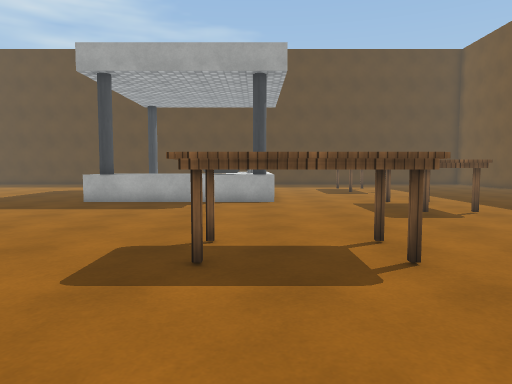
View 1 (above)

24 first-person views from a walk through a Unity game level. The camera is 1.3 m above the floor, tilts 4° down and sees 70° across. The floor is counted in squares, 1 m on a side. Each view is taken from the middle of a square. On the plan, view 1 faces up. The plan holds only what a view shows up to about 15 squares ahead; the rest is blank. The place goes on beyond the plan. The player is left out. Some animated figures are left out. Surface patterns are stand-ins for the level's own textures.

View 2
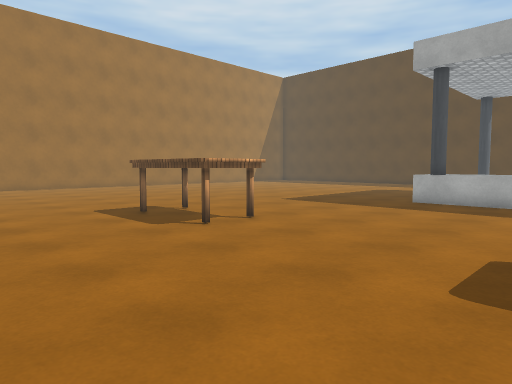

View 3
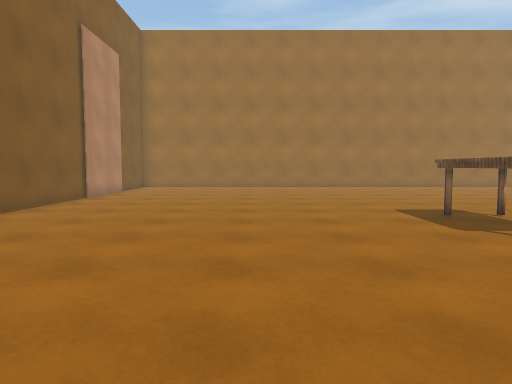

View 4
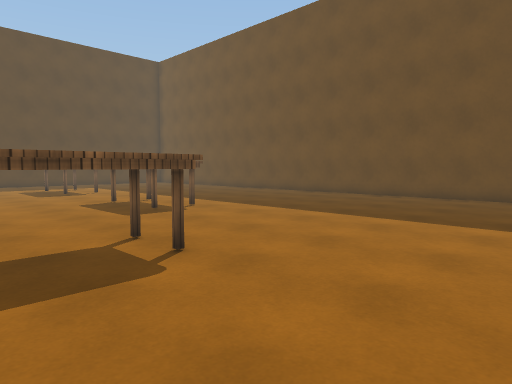

View 5
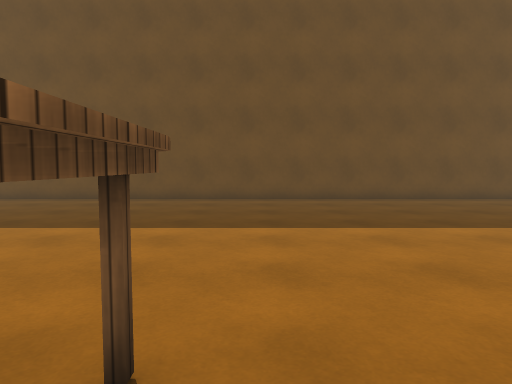

View 6
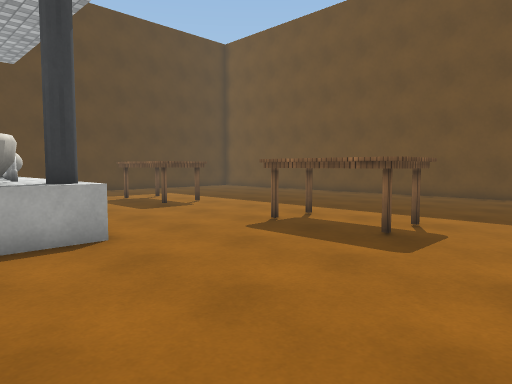

View 7
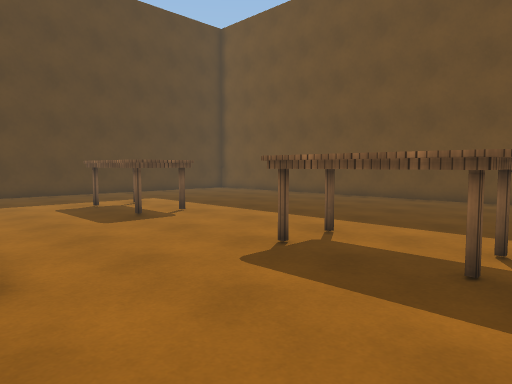

View 8
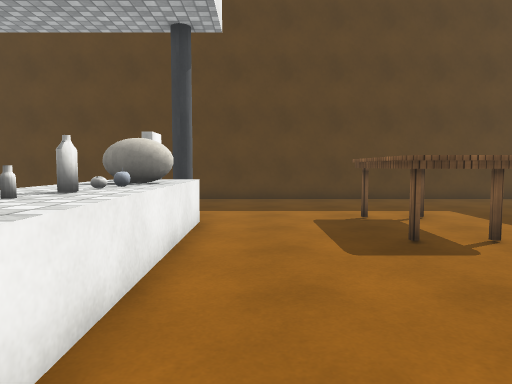

View 9
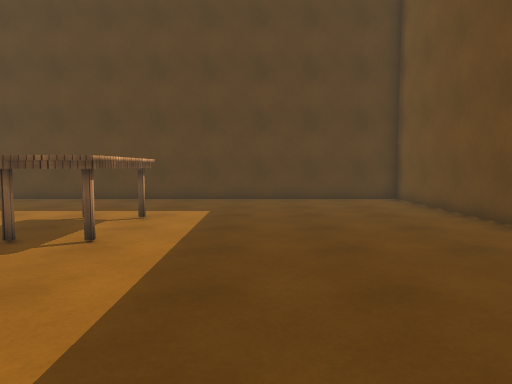

View 10
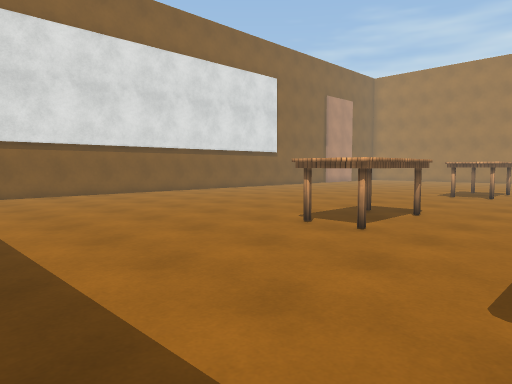

View 11
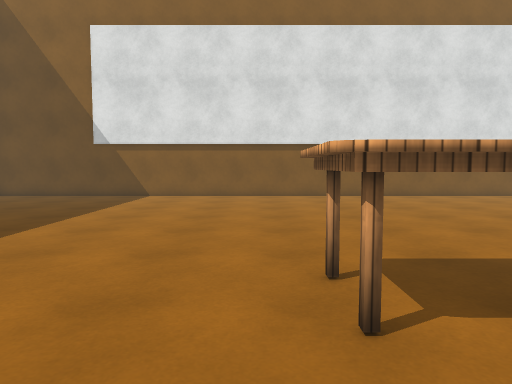

View 12
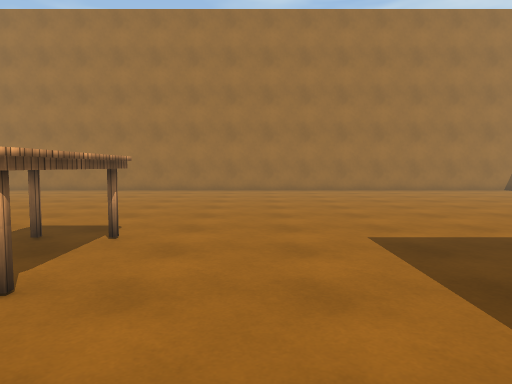

View 13
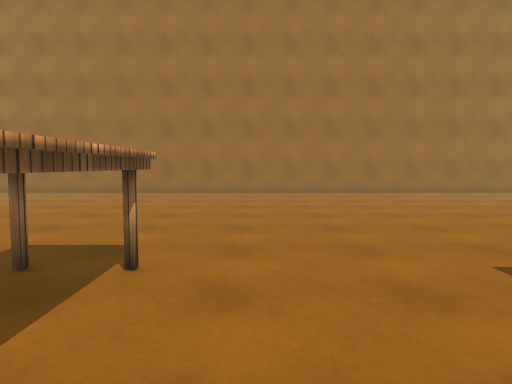

View 14
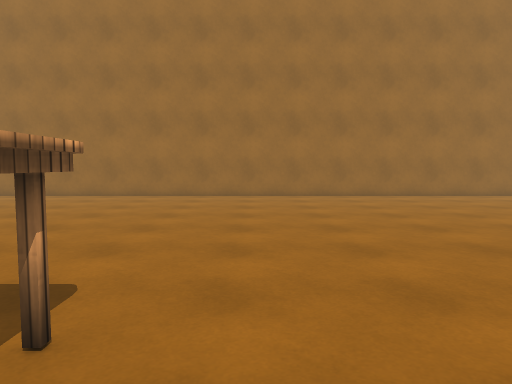

View 15
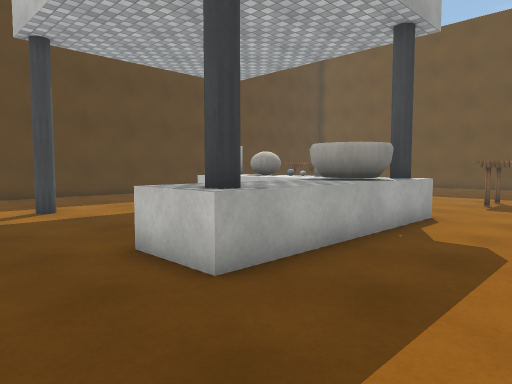

View 16
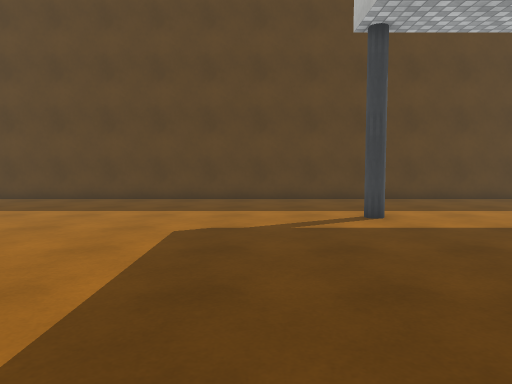

View 17
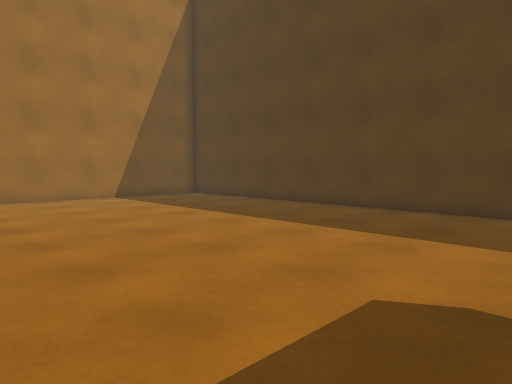

View 18
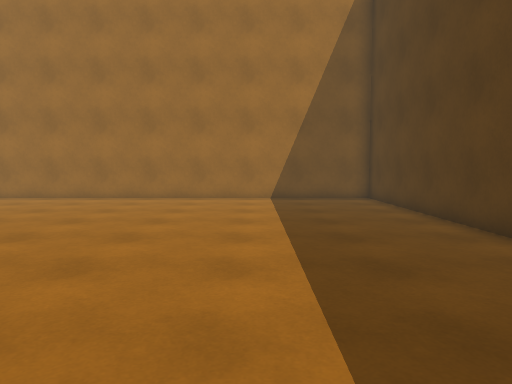

View 19
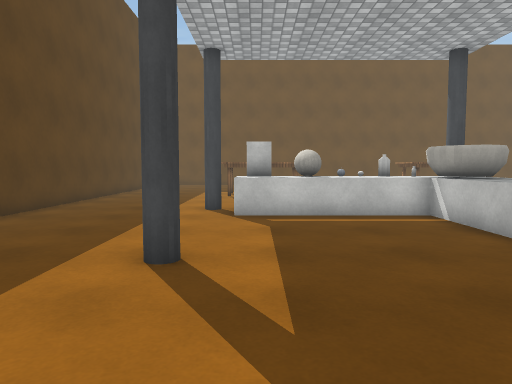

View 20
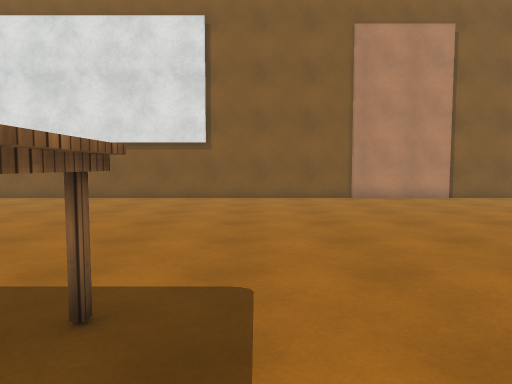

View 21
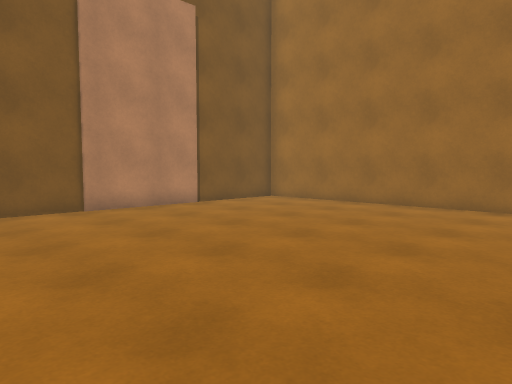

View 22
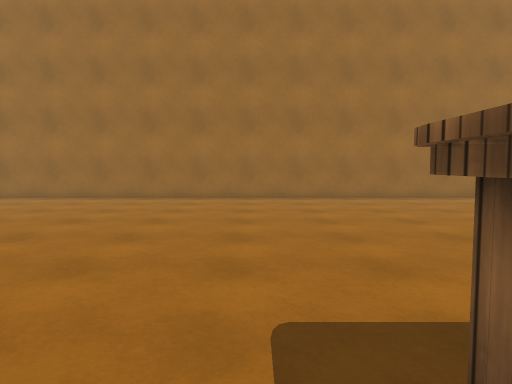

View 23
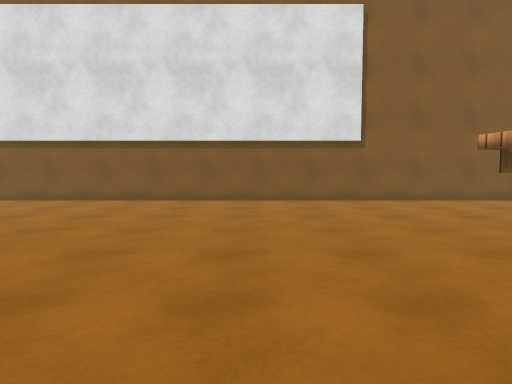

View 24
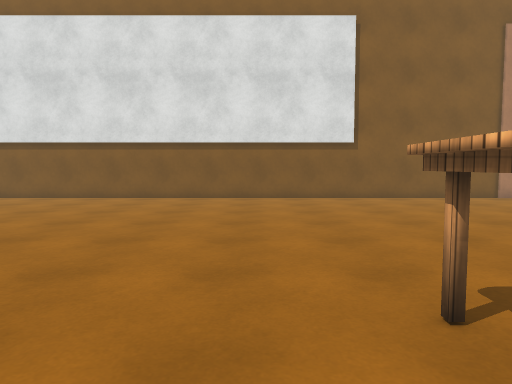

### Floor plan
Points are (right, up) in squares from view 1. A wall is a line through its corners. A room is listed if a view was taken in it or the views show most of it. See-through windows are left out.
Room 1 (views 1, 2, 3, 4, 5, 6, 7, 8, 9, 10, 11, 12, 13, 14, 15, 16, 17, 18, 19, 20, 21, 22, 23, 24)
walls: (14.7, 20) (14.7, 26.6) (-24, 26.6) (-24, -6.5); (-22.5, -7) (6.1, -7); (14.7, -6.4) (14.7, 15.6)
low walls: (-4.5, 15.4) (-2.5, 15.4); (-1.3, 15.4) (-1.3, 17.6); (0.8, 13.4) (-6.3, 13.4) (-6.3, 15.4); (0.7, 15.8) (0.7, 13.8); (-1.3, 19.5) (-1.3, 20.6); (0.7, 19.6) (0.7, 17.1)
objects: table (-11, 5) to (-7, 7); other object (-2, 14) to (0, 15); table (-1, 5) to (2, 6); other object (-1, 18) to (0, 19); other object (0, 16); apple (0, 17); other object (0, 20); table (5, 10) to (6, 13); table (5, 18) to (6, 21)

Where each view was taken, in squares from view 1:
view 1: 0 up, 0 right, facing up
view 2: 0 up, 1 left, facing up-left
view 3: 0 up, 1 left, facing left
view 4: 0 up, 1 left, facing up-right
view 5: 4 up, 0 right, facing right
view 6: 7 up, 2 left, facing up-right
view 7: 9 up, 0 right, facing up-right
view 8: 12 up, 2 right, facing up
view 9: 12 up, 9 right, facing up
view 10: 10 up, 9 right, facing down-left
view 11: 9 up, 3 right, facing down
view 12: 9 up, 4 left, facing left
view 13: 8 up, 6 left, facing left
view 14: 8 up, 8 left, facing left
view 15: 10 up, 9 left, facing up-right
view 16: 12 up, 9 left, facing up
view 17: 16 up, 9 left, facing up-left
view 18: 22 up, 9 left, facing left
view 19: 20 up, 11 left, facing right
view 20: 8 up, 12 left, facing down
view 21: 4 up, 12 left, facing down-left
view 22: 4 up, 9 left, facing left
view 23: 7 up, 6 left, facing down
view 24: 8 up, 6 left, facing down
